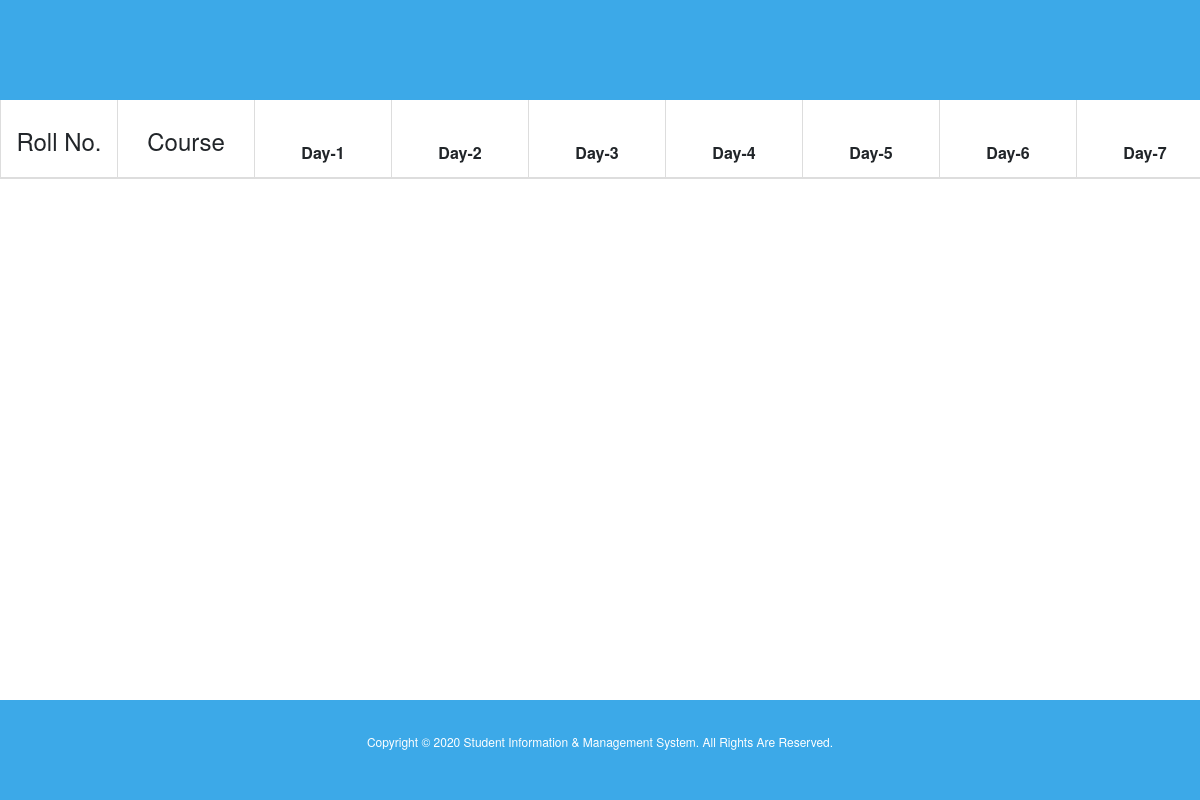
Before: /admin/attendancedisplay.php (signed in) with the older database file.
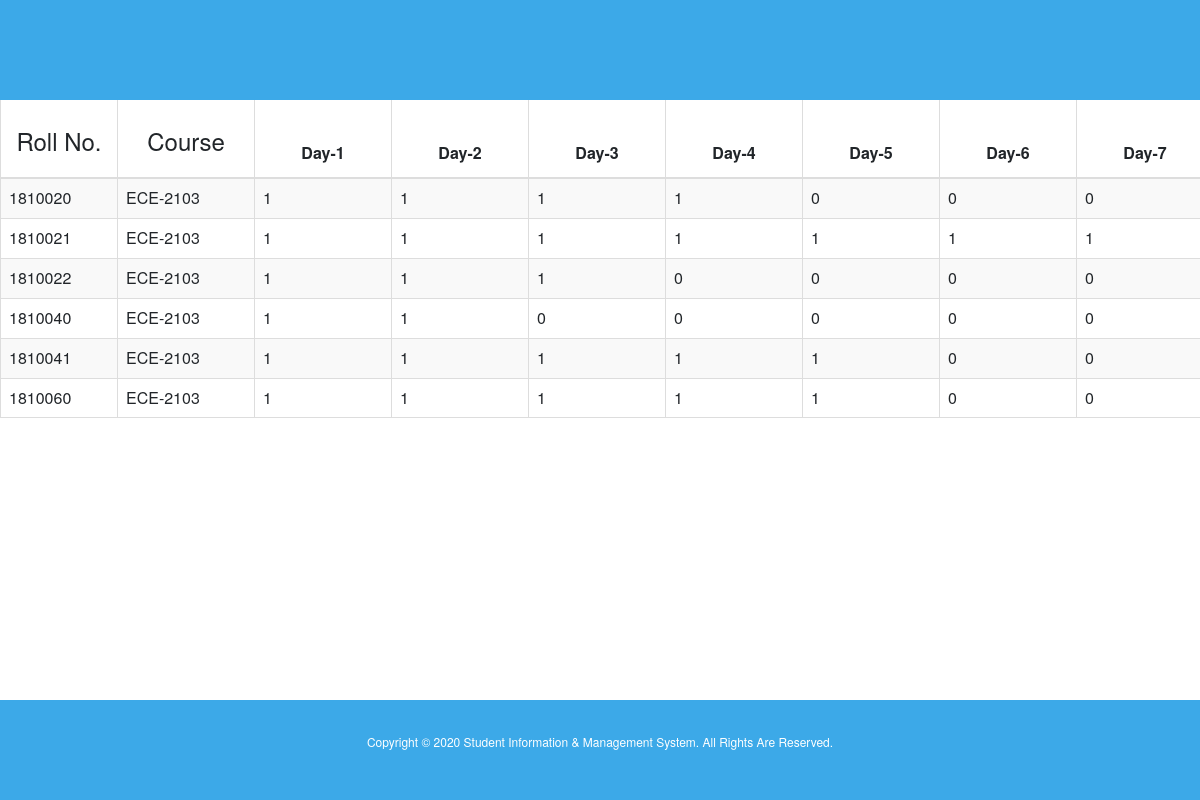
After: the same page with the newer database file.
### tables this page shows
CREATE TABLE `attendance` (
  `Roll` int(11) NOT NULL,
  `Course` text NOT NULL,
  `d_one` int(11) NOT NULL,
  `d_two` int(11) NOT NULL,
  `d_three` int(11) NOT NULL,
  `d_four` int(11) NOT NULL,
  `d_five` int(11) NOT NULL,
  `d_six` int(11) NOT NULL,
  `d_seven` int(11) NOT NULL,
  `d_eight` int(11) NOT NULL,
  `d_nine` int(11) NOT NULL,
  `d_ten` int(11) NOT NULL,
  `d_eleven` int(11) NOT NULL,
  `d_twelve` int(11) NOT NULL,
  `d_thirteen` int(11) NOT NULL,
  `d_fourteen` int(11) NOT NULL,
  `d_fifteen` int(11) NOT NULL,
  `d_sixteen` int(11) NOT NULL,
  `d_seventeen` int(11) NOT NULL,
  `d_eighteen` int(11) NOT NULL,
  `d_nineteen` int(11) NOT NULL,
  `d_twenty` int(11) NOT NULL,
  `d_twentyone` int(11) NOT NULL,
  `d_twentytwo` int(11) NOT NULL,
  `d_twentythree` int(11) NOT NULL,
  `d_twentyfour` int(11) NOT NULL,
  `d_twentyfive` int(11) NOT NULL,
  `d_twentysix` int(11) NOT NULL,
  `d_twentyseven` int(11) NOT NULL,
  `d_twentyeight` int(11) NOT NULL,
  `d_twentynine` int(11) NOT NULL,
  `d_thirty` int(11) NOT NULL,
  `d_thirtyone` int(11) NOT NULL,
  `d_thirtytwo` int(11) NOT NULL,
  `d_thirtythree` int(11) NOT NULL,
  `d_thirtyfour` int(11) NOT NULL,
  `d_thirtyfive` int(11) NOT NULL,
  `d_thirtysix` int(11) NOT NULL,
  `d_thirtyseven` int(11) NOT NULL,
  `d_thirtyeight` int(11) NOT NULL,
  `d_thirtynine` int(11) NOT NULL
);

### admin/attendancedisplay.php (the view, shortened to what this page needs)
<?php
require_once './dbcon.php';
?>
<html lang="en">
<head>
<link rel="stylesheet" href="../css/bootstrap.min.css">
<link rel="stylesheet" href="https://maxcdn.bootstrapcdn.com/bootstrap/3.4.1/css/bootstrap.min.css">
					<link rel="stylesheet" type="text/css" href="../fonts/fontawesome-free-5.13.0-web/fontawesome-free-5.13.0-web/css/all.min.css">
					<link rel="stylesheet" href="../css/dataTables.bootstrap4.min.css">
                    <link rel="stylesheet" href="../css/style.css">
</head>
<body>
<header style="width:100%; height:100px; background:#3CA9E8;">
   </header>
<div class="table-responsive">
    <table id="data" class="table table-hover table-bordered table-striped">
	    <thead>
			<tr>
      <th scope="col">
      <label style="width:100px; text-align:center;" for="Roll"><h3>Roll No.</h3></label>
      </th>
      <th scope="col">
      <label style="width:120px; text-align:center;" for="Course"><h3>Course</h3></label>
      </th>
	  <th scope="col">
      <label style="width:120px; text-align:center;">Day-1</label>
      </th>
      <th scope="col">
      <label style="width:120px; text-align:center;">Day-2</label>
      </th>
      <th scope="col">
      <label style="width:120px; text-align:center;">Day-3</label>
      </th>
      <th scope="col">
      <label style="width:120px; text-align:center;">Day-4</label>
      </th>
      <th scope="col">
      <label style="width:120px; text-align:center;">Day-5</label>
      </th>
      <th scope="col">
      <label style="width:120px; text-align:center;">Day-6</label>
      </th>
      <th scope="col">
      <label style="width:120px; text-align:center;">Day-7</label>
      </th>
      </tr>
		</thead>
		<tbody>
		<?php
		    $db_sinfo = mysqli_query($link, "SELECT * FROM `attendance` ");
			while($row = mysqli_fetch_assoc($db_sinfo)){
		?>
			<tr>
				<td><?php echo $row['Roll']; ?></td>
				<td><?php echo $row['Course']; ?></td>
				<td><?php echo $row['d_one']; ?></td>
				<td><?php echo $row['d_two']; ?></td>
				<td><?php echo $row['d_three']; ?></td>
				<td><?php echo $row['d_four']; ?></td>
				<td><?php echo $row['d_five']; ?></td>
				<td><?php echo $row['d_six']; ?></td>
				<td><?php echo $row['d_seven']; ?></td>
			</tr>
		<?php
			}
		?>
		</tbody>
	</table>
</div>
<footer style="width:100%; height:100px; background:#3CA9E8; text-align:center; position:absolute; bottom:0;">
        <h6 style="padding-top:25px; color: white;">Copyright &COPY; 2020 Student Information & Management System. All Rights Are Reserved.</h6>
     </footer>
</body>
</html>

Changed rows visible on the page:
added attendance: Roll "1810020", Course "ECE-2103", d_one "1", d_two "1", d_three "1", d_four "1", d_five "0", d_six "0", d_seven "0"
added attendance: Roll "1810021", Course "ECE-2103", d_one "1", d_two "1", d_three "1", d_four "1", d_five "1", d_six "1", d_seven "1"
added attendance: Roll "1810022", Course "ECE-2103", d_one "1", d_two "1", d_three "1", d_four "0", d_five "0", d_six "0", d_seven "0"
added attendance: Roll "1810040", Course "ECE-2103", d_one "1", d_two "1", d_three "0", d_four "0", d_five "0", d_six "0", d_seven "0"
added attendance: Roll "1810041", Course "ECE-2103", d_one "1", d_two "1", d_three "1", d_four "1", d_five "1", d_six "0", d_seven "0"
added attendance: Roll "1810060", Course "ECE-2103", d_one "1", d_two "1", d_three "1", d_four "1", d_five "1", d_six "0", d_seven "0"
